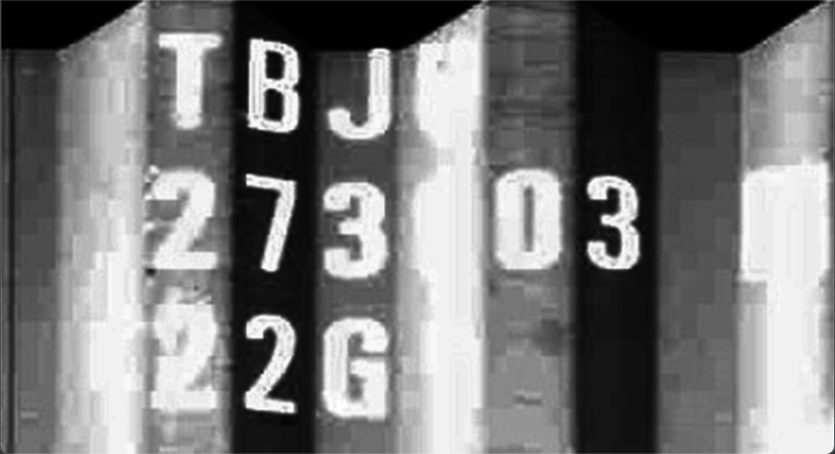
#> input picture paper_plot_coding/paper_plot/img.png, 835 x 454 px, found by its file name
$ python '1.直方图_paper.py'
#> lines starting #> are read from the running program, lines starting #| are printed output that depends on the picture
"""
@Name: 1.直方图.py
@Auth: Huohuo
@Date: 2023/3/9-15:21
@Desc:
@Ver :
code_idea
"""
import cv2
import numpy as np
import matplotlib.pyplot as plt

img_path = r"D:\WorkDirectory\cv_workdir\paper_plot_coding\paper_plot\img.png"
# 读取图像
import cv2
import numpy as np
import matplotlib.pyplot as plt
import collections

class GrayHistogram:
    def __init__(self, img, show=False):
        self.img = img
        self.show = show

    # 计算灰度图的直方图
    def draw_hist(self, gray):
        hist_new = []
        hist_result = []
        hist_key = []
        gray1 = list(gray.ravel())  # gray.ravel()将多维数组转换为一维数组
#> gray1 = 379090 items
        obj = dict(collections.Counter(gray1))  # collections.Counter(gray1)统计出现频率，并定义为字典
#> obj = 256 items
        obj = sorted(obj.items(), key=lambda item: item[0])
#> obj = 256 pairs, first value 0 to 255, second value 32 to 23155
        for each in obj:
            hist1 = []  # 注意！！！ 这里将hist1清空了
            key = list(each)[0]  # 灰度级
            each = list(each)[1]  # 出现频次
            hist_key.append(key)  # 出现过的灰度级 从小到大排序的数组
            hist1.append(each)  # 灰度级出现频次 按出现过的灰度级 （即 hist_key）对应排序
            hist_new.append(hist1)  # 调出来 避免清空
#> this loop made 256 passes
#> each on passes 1 to 3: 12562, 6606, 548
#> after the loop, hist_key = 256 values from 0 to 255; hist_new = 256 items, first 6: [12562], [6606], [548], [422], [386], [658]

        # 检查从0-255每个通道是否都有个数，没有的话添加并将值设为0
        for i in range(0, 256):
            if i in hist_key:
                num = hist_key.index(i)
                hist_result.append(hist_new[num])
            else:
                hist_result.append([0])
#> after the loop, hist_result has the same summary as hist_new
        hist_result = np.array(hist_result)
#> hist_result = 256 values, max 23155 at index 241, min 32 at index 253, mean 1480.8

        return hist_result

    def get_hist(self):
        # 直方图转化
        hist_old = self.draw_hist(self.img)
#> hist_old has the same summary as hist_result in draw_hist

        if self.show:
            plt.figure(figsize=(6, 3), dpi=200)
            plt.subplot(1, 2, 1)
            # 并绘制直方图
            plt.plot(hist_old)
            plt.xlabel('Pixel Value')
            plt.ylabel('Count')
            plt.title('Original Histogram')
            # 添加箭头和坐标轴说明
            plt.annotate('Count', xy=(255, 0), xycoords='data', xytext=(255, np.max(hist_old) * 0.5),
                         arrowprops=dict(arrowstyle='->'), fontsize=10)
            plt.annotate('Pixel Value', xy=(0, np.max(hist_old)), xycoords='data', xytext=(30, np.max(hist_old) * 1.1),
                         arrowprops=dict(arrowstyle='->'), fontsize=10)

            plt.subplot(1, 2, 2)
            plt.imshow(self.img, cmap='gray')
            plt.xlabel('Columns')
            plt.ylabel('Rows')
            plt.title('Original Image')

            plt.tight_layout()
            plt.show()
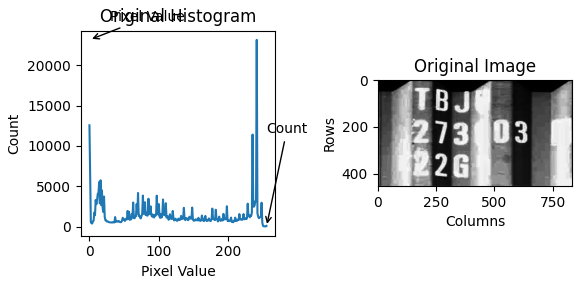
#> figure drawn by matplotlib, 2 panels; panel 1: curve peaks at x = 241, y = 23155

        return hist_old


# 读取图像
img = cv2.imread(img_path, cv2.IMREAD_GRAYSCALE)

# 创建灰度直方图对象
histogram = GrayHistogram(img, show=True)

# 获取灰度直方图
hist = histogram.get_hist()
#> hist has the same summary as hist_result in draw_hist
